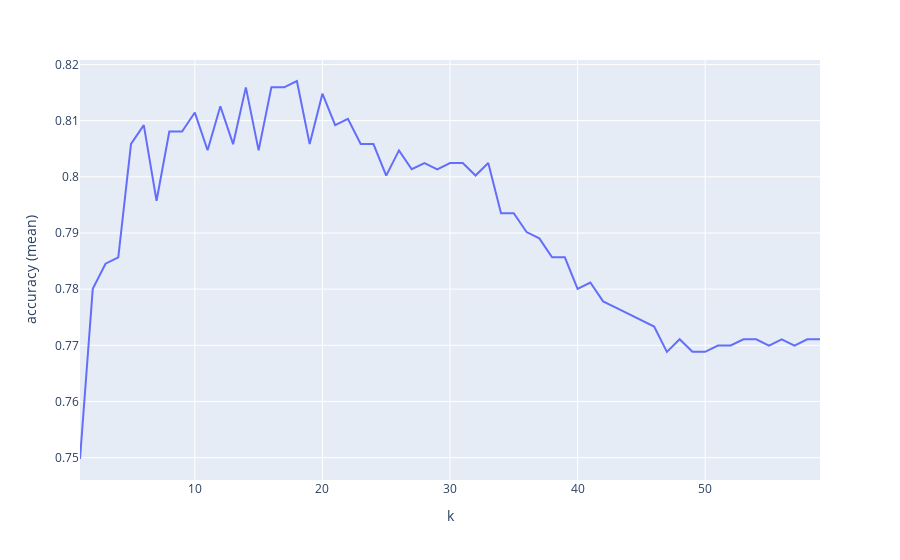

Notebook source saved alongside this figure:
### Code cell
# 5-fold split (stratified)
k = []
scores = []
for i in range(1, 60):
    model = KNeighborsClassifier(n_neighbors=i)
    score = cross_val_score(model, original_X, original_y)
    scores.append(score.mean())
    k.append(i)

result = pd.DataFrame(zip(k, scores), columns=['k', 'accuracy (mean)'])
px.line(result, x='k', y='accuracy (mean)')

### Figure 1 — Plotly figure (JSON) as saved in the notebook; plotly's stock layout.template omitted (floating-point values rounded to 4 significant figures)
{"data": [{"hovertemplate": "k=%{x}<br>accuracy (mean)=%{y}<extra></extra>", "legendgroup": "", "line": {"color": "#636efa", "dash": "solid"}, "mode": "lines", "name": "", "orientation": "v", "showlegend": false, "type": "scatter", "x": [1, 2, 3, 4, 5, 6, 7, 8, 9, 10, 11, 12, 13, 14, 15, 16, 17, 18, 19, 20, 21, 22, 23, 24, 25, 26, 27, 28, 29, 30, 31, 32, 33, 34, 35, 36, 37, 38, 39, 40, 41, 42, 43, 44, 45, 46, 47, 48, 49, 50, 51, 52, 53, 54, 55, 56, 57, 58, 59], "xaxis": "x", "y": [0.7498, 0.7801, 0.7845, 0.7857, 0.8058, 0.8092, 0.7957, 0.8081, 0.8081, 0.8114, 0.8047, 0.8126, 0.8058, 0.8159, 0.8047, 0.8159, 0.8159, 0.8171, 0.8058, 0.8148, 0.8092, 0.8103, 0.8058, 0.8058, 0.8002, 0.8047, 0.8013, 0.8025, 0.8013, 0.8025, 0.8024, 0.8002, 0.8025, 0.7935, 0.7935, 0.7902, 0.789, 0.7857, 0.7857, 0.7801, 0.7812, 0.7778, 0.7767, 0.7756, 0.7745, 0.7733, 0.7688, 0.7711, 0.7688, 0.7688, 0.77, 0.77, 0.7711, 0.7711, 0.77, 0.7711, 0.77, 0.7711, 0.7711], "yaxis": "y"}], "layout": {"legend": {"tracegroupgap": 0}, "margin": {"t": 60}, "xaxis": {"anchor": "y", "domain": [0, 1], "title": {"text": "k"}}, "yaxis": {"anchor": "x", "domain": [0, 1], "title": {"text": "accuracy (mean)"}}}}
